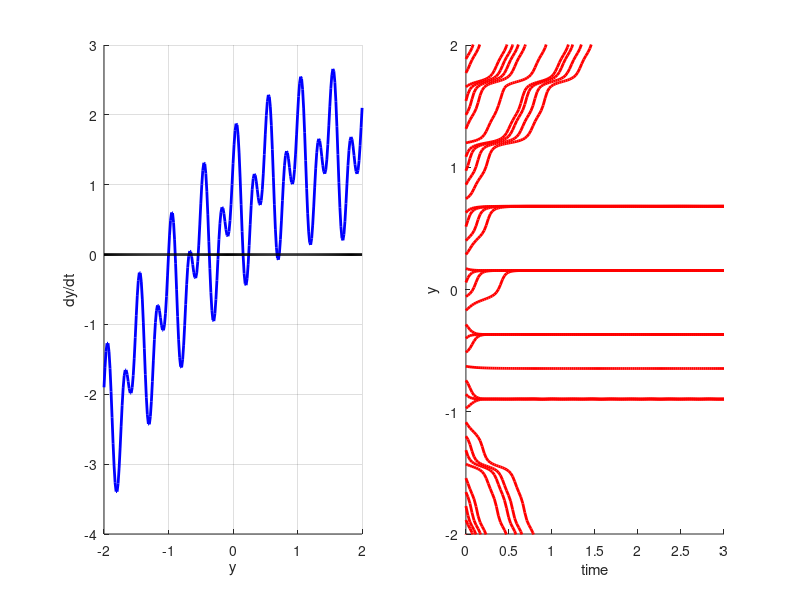

MATLAB code to generate this figure:
ODE_1d = @(y) 0.70.*y - 0.30.*(y-2).*(y+1) + 0.70.*cos(2.*pi*2.*y) + 0.70.*sin(2.*pi.*4.*y);
y_ = linspace(-2,+2,257);
subplot(1,2,1);
hold on;
plot(y_,ODE_1d(y_),'b-','LineWidth',2);
plot(y_,0*y_,'k-','LineWidth',2);
hold off;
grid on;
xlabel('y'); ylabel('dy/dt');
subplot(1,2,2);
T_max = 3;
n_t = 64; dt = T_max/n_t;
t_ = linspace(0,T_max,n_t);
n_y = 65; dy = 4/n_y;
y_ = linspace(-2,+2,n_y);
[T__,Y__] = ndgrid(t_,y_);
Vt__ = ones(n_t,n_y);
Vy__ = ODE_1d(Y__);
W__ = atan2(Vy__,Vt__);
Ut__ = cos(W__);
Uy__ = sin(W__);
r = min(dt,dy)*0.45;
T_pos__ = T__ + r*Ut__; T_pre__ = T__ - r*Ut__;
Y_pos__ = Y__ + r*Uy__; Y_pre__ = Y__ - r*Uy__;
hold on;
p = patch(transpose([T_pre__(:),T_pos__(:)]),transpose([Y_pre__(:),Y_pos__(:)]),'k');
ODE_RHS = @(t,y) ODE_1d(y);
n_iteration=35;
for niteration=0:n_iteration-1
Y_ini = -2 + 4/35*niteration;
[t_ode_,Y_ode_] = ode23(ODE_RHS,linspace(0,T_max,128),Y_ini);
plot(t_ode_,Y_ode_,'r-','LineWidth',2);
end
hold off;
xlabel('time'); ylabel('y');
xlim([0,T_max]);
ylim([-2,+2]);
% Yes, there are some stable fixed-points when dy/dt = 0, which means the
% graph intersects with the x-axis. As we can see through the graph, there
% are several intersections that indicate the fixed-points, and compared 
% with the y versus time graph, when time goes to infinity, some y-values 
% have asymptotes, which corresponding to the stable fixed points.